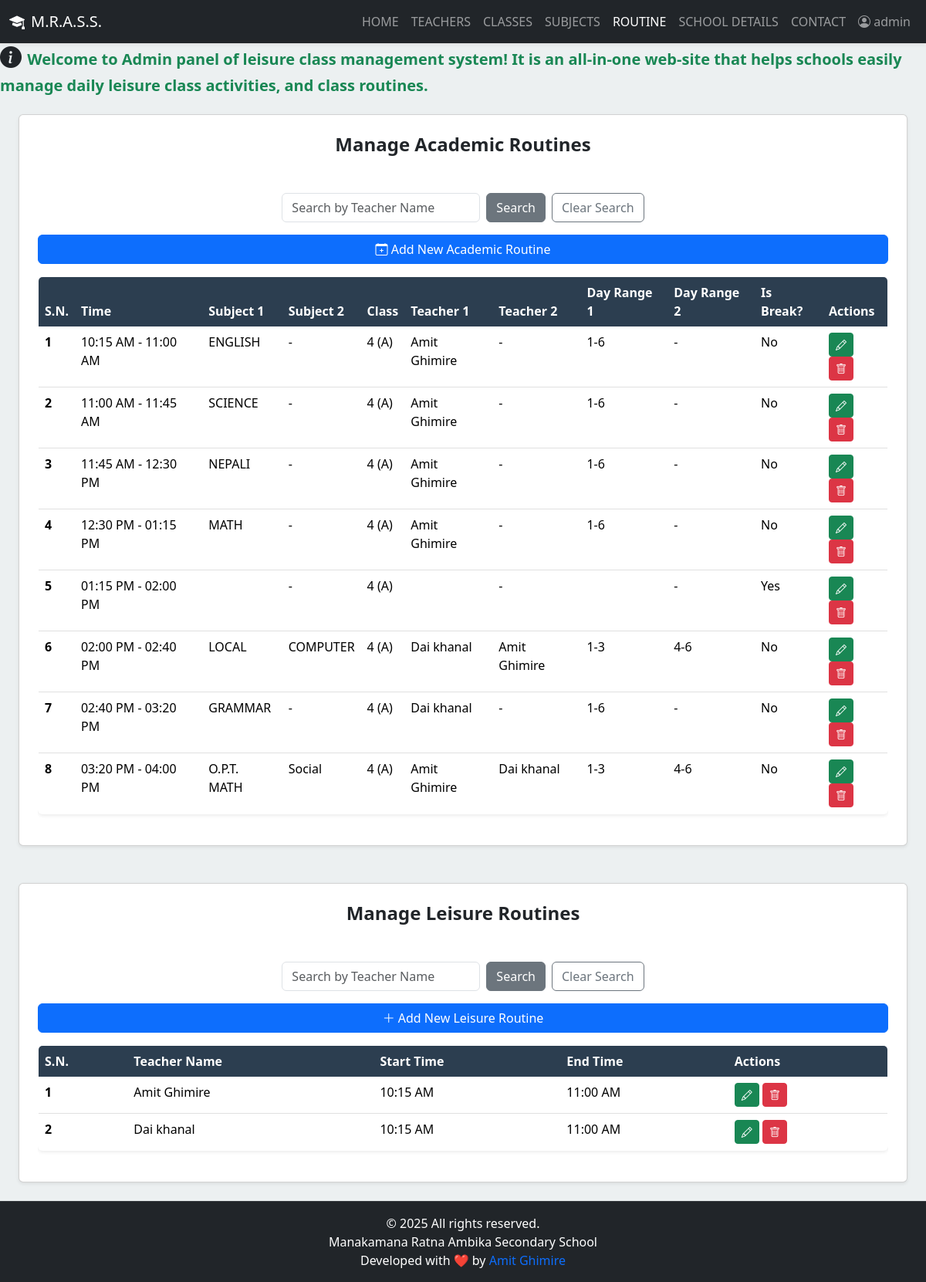
The page /admin/routines.php (signed in) on the database its author committed.
### tables this page shows
CREATE TABLE `academic_routine` (
  `ar_id` int(11) NOT NULL,
  `class_id` int(11) DEFAULT NULL,
  `start_time` time DEFAULT NULL,
  `end_time` time DEFAULT NULL,
  `subject_id1` int(11) DEFAULT NULL,
  `subject_id2` int(11) DEFAULT NULL,
  `teacher_id1` int(11) DEFAULT NULL,
  `teacher_id2` int(11) DEFAULT NULL,
  `day_range1` enum('1-3','4-6','1-6') DEFAULT NULL,
  `day_range2` enum('1-3','4-6','1-6') DEFAULT NULL,
  `is_break` enum('0','1') NOT NULL DEFAULT '0'
);

CREATE TABLE `subjects` (
  `subj_id` int(11) NOT NULL,
  `name` varchar(100) NOT NULL,
  `created_at` timestamp NOT NULL DEFAULT current_timestamp()
);

CREATE TABLE `classes` (
  `cls_id` int(11) NOT NULL,
  `name` varchar(50) NOT NULL,
  `section` enum('A','B','C','NA') NOT NULL,
  `created_at` timestamp NOT NULL DEFAULT current_timestamp()
);

CREATE TABLE `teachers` (
  `teach_id` int(11) NOT NULL,
  `username` varchar(50) NOT NULL,
  `full_name` varchar(100) NOT NULL,
  `contact` varchar(20) DEFAULT NULL,
  `email` varchar(100) DEFAULT NULL,
  `pan` varchar(20) DEFAULT NULL,
  `photo` varchar(255) DEFAULT NULL,
  `password` varchar(255) NOT NULL,
  `otp` varchar(10) DEFAULT NULL,
  `verified` tinyint(1) DEFAULT 0,
  `level` enum('basic','secondary') DEFAULT NULL,
  `role` varchar(50) NOT NULL DEFAULT 'teacher',
  `created_at` timestamp NOT NULL DEFAULT current_timestamp()
);

CREATE TABLE `leisure_teacher` (
  `lt_id` int(11) NOT NULL,
  `teacher_id` int(11) NOT NULL,
  `st_time` time DEFAULT NULL,
  `ed_time` time DEFAULT NULL,
  `created_at` timestamp NOT NULL DEFAULT current_timestamp()
);

### admin/routines.php (the view, shortened to what this page needs)
<?php
include('partial-admin/navbar.php');
$search_teacher = $_GET['search_teacher'] ?? '';
$sql_academic = "SELECT ar.*, c.name AS class_name, c.section AS class_section,
            s1.name AS subject1_name, s2.name AS subject2_name,
            t1.full_name AS teacher1_name, t2.full_name AS teacher2_name
        FROM academic_routine ar
        LEFT JOIN classes c ON ar.class_id = c.cls_id
        LEFT JOIN subjects s1 ON ar.subject_id1 = s1.subj_id
        LEFT JOIN subjects s2 ON ar.subject_id2 = s2.subj_id
        LEFT JOIN teachers t1 ON ar.teacher_id1 = t1.teach_id
        LEFT JOIN teachers t2 ON ar.teacher_id2 = t2.teach_id";
$sql_academic .= " ORDER BY ar.start_time";
$res_academic = mysqli_query($conn, $sql_academic);
$sql_leisure = "SELECT lt.lt_id, t.full_name AS teacher_name, lt.st_time, lt.ed_time
                FROM leisure_teacher lt
                JOIN teachers t ON lt.teacher_id = t.teach_id";
$sql_leisure .= " ORDER BY lt.st_time";
$res_leisure = mysqli_query($conn, $sql_leisure);
?>
<!DOCTYPE html>
<html lang="en">
<head>
    <link href="https://cdn.jsdelivr.net/npm/bootstrap@5.3.3/dist/css/bootstrap.min.css" rel="stylesheet">
    <link rel="stylesheet" href="https://cdn.jsdelivr.net/npm/bootstrap-icons@1.11.3/font/bootstrap-icons.min.css">
    <link rel="stylesheet" href="../css/admin_style.css">
</head>
<body>
    <div class="d-flex" id="wrapper">
        <div id="page-content-wrapper">
            <div class="container-fluid px-4">
                <div class="row my-4">
                    <div class="col-12">
                        <div class="card p-4 shadow-sm mb-5">
                            <h3 class="fs-4 mb-5 text-center"><b>Manage Academic Routines</b></h3>
                            <div class="d-flex justify-content-center mb-3">
                                <form action="" method="GET">
                                    <div class="row g-2 align-items-center">
                                        <div class="col-auto">
                                            <input type="text" class="form-control" name="search_teacher" placeholder="Search by Teacher Name" value="<?php echo htmlspecialchars($_GET['search_teacher'] ?? ''); ?>">
                                        </div>
                                        <div class="col-auto">
                                            <button type="submit" class="btn btn-secondary">Search</button>
                                        </div>
                                        <div class="col-auto">
                                            <a href="<?php echo SITEURL; ?>admin/routines.php" class="btn btn-outline-secondary">Clear Search</a>
                                        </div>
                                    </div>
                                </form>
                            </div>
                            <button type="button" class="btn btn-primary mb-3" data-bs-toggle="modal" data-bs-target="#addRoutineModal">
                                <i class="bi bi-calendar-plus"></i> Add New Academic Routine
                            </button>
                            <div class="table-responsive">
                                <table class="table bg-white rounded shadow-sm table-hover">
                                    <thead>
                                        <tr>
                                            <th scope="col">S.N.</th>
                                            <th scope="col">Time</th>
                                            <th scope="col">Subject 1</th>
                                            <th scope="col">Subject 2</th>
                                            <th scope="col">Class</th>
                                            <th scope="col">Teacher 1</th>
                                            <th scope="col">Teacher 2</th>
                                            <th scope="col">Day Range 1</th>
                                            <th scope="col">Day Range 2</th>
                                            <th scope="col">Is Break?</th>
                                            <th scope="col">Actions</th>
                                        </tr>
                                    </thead>
                                    <tbody>
                                        <?php
                                        if (mysqli_num_rows($res_academic) > 0) {
                                            $sn = 1;
                                            $search_teacher_lower = strtolower($search_teacher);
                                            while ($row = mysqli_fetch_assoc($res_academic)) {
                                                $teacher1_name_lower = strtolower($row['teacher1_name'] ?? '');
                                                $teacher2_name_lower = strtolower($row['teacher2_name'] ?? '');
                                                $subject1_display = '';
                                                $teacher1_display = '';
                                                $day_range1_display = '';
                                                $subject2_display = '';
                                                $teacher2_display = '';
                                                $day_range2_display = '';
                                                if (!empty($search_teacher)) {
                                                    if (strpos($teacher1_name_lower, $search_teacher_lower) !== false) {
                                                        $subject1_display = htmlspecialchars($row['subject1_name'] ?? '');
                                                        $teacher1_display = htmlspecialchars($row['teacher1_name'] ?? '');
                                                        $day_range1_display = htmlspecialchars($row['day_range1'] ?? '');
                                                    }
                                                    if (strpos($teacher2_name_lower, $search_teacher_lower) !== false) {
                                                        $subject2_display = htmlspecialchars($row['subject2_name'] ?? '');
                                                        $teacher2_display = htmlspecialchars($row['teacher2_name'] ?? '');
                                                        $day_range2_display = htmlspecialchars($row['day_range2'] ?? '');
                                                    }
                                                } else {
                                                    $subject1_display = htmlspecialchars($row['subject1_name'] ?? '');
                                                    $teacher1_display = htmlspecialchars($row['teacher1_name'] ?? '');
                                                    $day_range1_display = htmlspecialchars($row['day_range1'] ?? '');
                                                    $subject2_display = htmlspecialchars($row['subject2_name'] ?? '-');
                                                    $teacher2_display = htmlspecialchars($row['teacher2_name'] ?? '-');
                                                    $day_range2_display = htmlspecialchars($row['day_range2'] ?? '-');
                                                }
                                        ?>
                                                <tr>
                                                    <th scope="row"><?php echo $sn++; ?></th>
                                                    <td><?php echo date('h:i A', strtotime($row['start_time'])) . ' - ' . date('h:i A', strtotime($row['end_time'])); ?></td>
                                                    <td><?php echo $subject1_display; ?></td>
                                                    <td><?php echo $subject2_display; ?></td>
                                                    <td><?php echo htmlspecialchars($row['class_name'] . ($row['class_section'] ? ' (' . $row['class_section'] . ')' : '')); ?></td>
                                                    <td><?php echo $teacher1_display; ?></td>
                                                    <td><?php echo $teacher2_display; ?></td>
                                                    <td><?php echo $day_range1_display; ?></td>
                                                    <td><?php echo $day_range2_display; ?></td>
                                                    <td><?php echo $row['is_break'] == 1 ? 'Yes' : 'No'; ?></td>
                                                    <td>
                                                        <button type="button" class="btn btn-sm btn-success" data-bs-toggle="modal" data-bs-target="#updateRoutineModal-<?php echo $row['ar_id']; ?>">
                                                            <i class="bi bi-pencil"></i>
                                                        </button>
                                                        <a href="<?php echo SITEURL; ?>admin/routines.php?delete_id=<?php echo $row['ar_id']; ?>" class="btn btn-sm btn-danger" onclick="return confirm('Are you sure you want to delete this routine entry?');">
                                                            <i class="bi bi-trash"></i>
                                                        </a>
                                                    </td>
                                                </tr>
                                            <?php
                                            }
                                        } else {
                                        ?>
                                            <tr>
                                                <td colspan="11" class="text-center">No academic routines found.</td>
                                            </tr>
                                        <?php
                                        }
                                        ?>
                                    </tbody>
                                </table>
                            </div>
                        </div>
                        <div class="card p-4 shadow-sm">
                            <h3 class="fs-4 mb-5 text-center"><b>Manage Leisure Routines</b></h3>
                             <div class="d-flex justify-content-center mb-3">
                                <form action="" method="GET">
                                    <div class="row g-2 align-items-center">
                                        <div class="col-auto">
                                            <input type="text" class="form-control" name="search_leisure_teacher" placeholder="Search by Teacher Name" value="<?php echo htmlspecialchars($_GET['search_leisure_teacher'] ?? ''); ?>">
                                        </div>
                                        <div class="col-auto">
                                            <button type="submit" class="btn btn-secondary">Search</button>
                                        </div>
                                        <div class="col-auto">
                                            <a href="<?php echo SITEURL; ?>admin/routines.php" class="btn btn-outline-secondary">Clear Search</a>
                                        </div>
                                    </div>
                                </form>
                            </div>
                            <button type="button" class="btn btn-primary mb-3" data-bs-toggle="modal" data-bs-target="#addLeisureRoutineModal">
                                <i class="bi bi-plus-lg"></i> Add New Leisure Routine
                            </button>
                            <div class="table-responsive">
                                <table class="table bg-white rounded shadow-sm table-hover">
                                    <thead>
                                        <tr>
                                            <th scope="col">S.N.</th>
                                            <th scope="col">Teacher Name</th>
                                            <th scope="col">Start Time</th>
                                            <th scope="col">End Time</th>
                                            <th scope="col">Actions</th>
                                        </tr>
                                    </thead>
                                    <tbody>
                                        <?php
                                        if (mysqli_num_rows($res_leisure) > 0) {
                                            $sn = 1;
                                            while ($row = mysqli_fetch_assoc($res_leisure)) {
                                        ?>
                                                <tr>
                                                    <th scope="row"><?php echo $sn++; ?></th>
                                                    <td><?php echo htmlspecialchars($row['teacher_name']); ?></td>
                                                    <td><?php echo date('h:i A', strtotime($row['st_time'])); ?></td>
                                                    <td><?php echo date('h:i A', strtotime($row['ed_time'])); ?></td>
                                                    <td>
                                                        <button type="button" class="btn btn-sm btn-success" data-bs-toggle="modal" data-bs-target="#updateLeisureRoutineModal-<?php echo $row['lt_id']; ?>">
                                                            <i class="bi bi-pencil"></i>
                                                        </button>
                                                        <a href="<?php echo SITEURL; ?>admin/routines.php?delete_leisure_id=<?php echo $row['lt_id']; ?>" class="btn btn-sm btn-danger" onclick="return confirm('Are you sure you want to delete this leisure routine?');">
                                                            <i class="bi bi-trash"></i>
                                                        </a>
                                                    </td>
                                                </tr>
                                        <?php
                                            }
                                        } else {
                                        ?>
                                            <tr>
                                                <td colspan="5" class="text-center">No leisure routines found.</td>
                                            </tr>
                                        <?php
                                        }
                                        ?>
                                    </tbody>
                                </table>
                            </div>
                        </div>
                    </div>
                </div>
            </div>
        </div>
    </div>
    <?php
    include('partial-admin/footer.php');
    ?>
</body>
</html>

### rows shown on the page
academic_routine: start_time "10:15 AM", end_time "11:00 AM", subject_id1.name "ENGLISH", subject2_display "-", class.section "4 (A)", teacher_id1.full_name "Amit Ghimire", teacher2_display "-", day_range1 "1-6", day_range2 "-", is_break "No"
academic_routine: start_time "11:00 AM", end_time "11:45 AM", subject_id1.name "SCIENCE", subject2_display "-", class.section "4 (A)", teacher_id1.full_name "Amit Ghimire", teacher2_display "-", day_range1 "1-6", day_range2 "-", is_break "No"
academic_routine: start_time "11:45 AM", end_time "12:30 PM", subject_id1.name "NEPALI", subject2_display "-", class.section "4 (A)", teacher_id1.full_name "Amit Ghimire", teacher2_display "-", day_range1 "1-6", day_range2 "-", is_break "No"
academic_routine: start_time "12:30 PM", end_time "01:15 PM", subject_id1.name "MATH", subject2_display "-", class.section "4 (A)", teacher_id1.full_name "Amit Ghimire", teacher2_display "-", day_range1 "1-6", day_range2 "-", is_break "No"
academic_routine: start_time "01:15 PM", end_time "02:00 PM", subject2_display "-", class.section "4 (A)", teacher2_display "-", day_range2 "-", is_break "Yes"
academic_routine: start_time "02:00 PM", end_time "02:40 PM", subject_id1.name "LOCAL", subject_id2.name "COMPUTER", class.section "4 (A)", teacher_id1.full_name "Dai khanal", teacher_id2.full_name "Amit Ghimire", day_range1 "1-3", day_range2 "4-6", is_break "No"
academic_routine: start_time "02:40 PM", end_time "03:20 PM", subject_id1.name "GRAMMAR", subject2_display "-", class.section "4 (A)", teacher_id1.full_name "Dai khanal", teacher2_display "-", day_range1 "1-6", day_range2 "-", is_break "No"
academic_routine: start_time "03:20 PM", end_time "04:00 PM", subject_id1.name "O.P.T. MATH", subject_id2.name "Social", class.section "4 (A)", teacher_id1.full_name "Amit Ghimire", teacher_id2.full_name "Dai khanal", day_range1 "1-3", day_range2 "4-6", is_break "No"
leisure_teacher: teacher.full_name "Amit Ghimire", st_time "10:15 AM", ed_time "11:00 AM"
leisure_teacher: teacher.full_name "Dai khanal", st_time "10:15 AM", ed_time "11:00 AM"

### other values the page prints
$_SESSION['username'] "admin"
